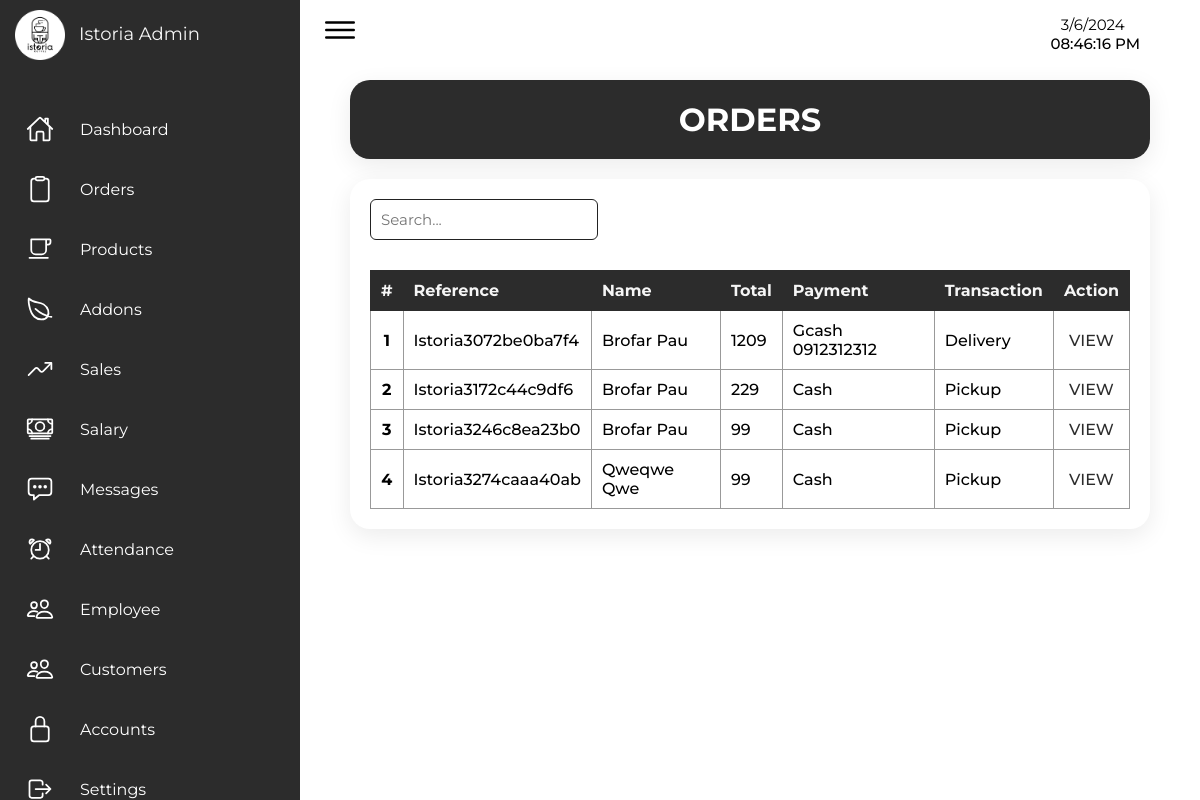
Page /Admin/admin_orders.php (signed in) on the earlier database version.
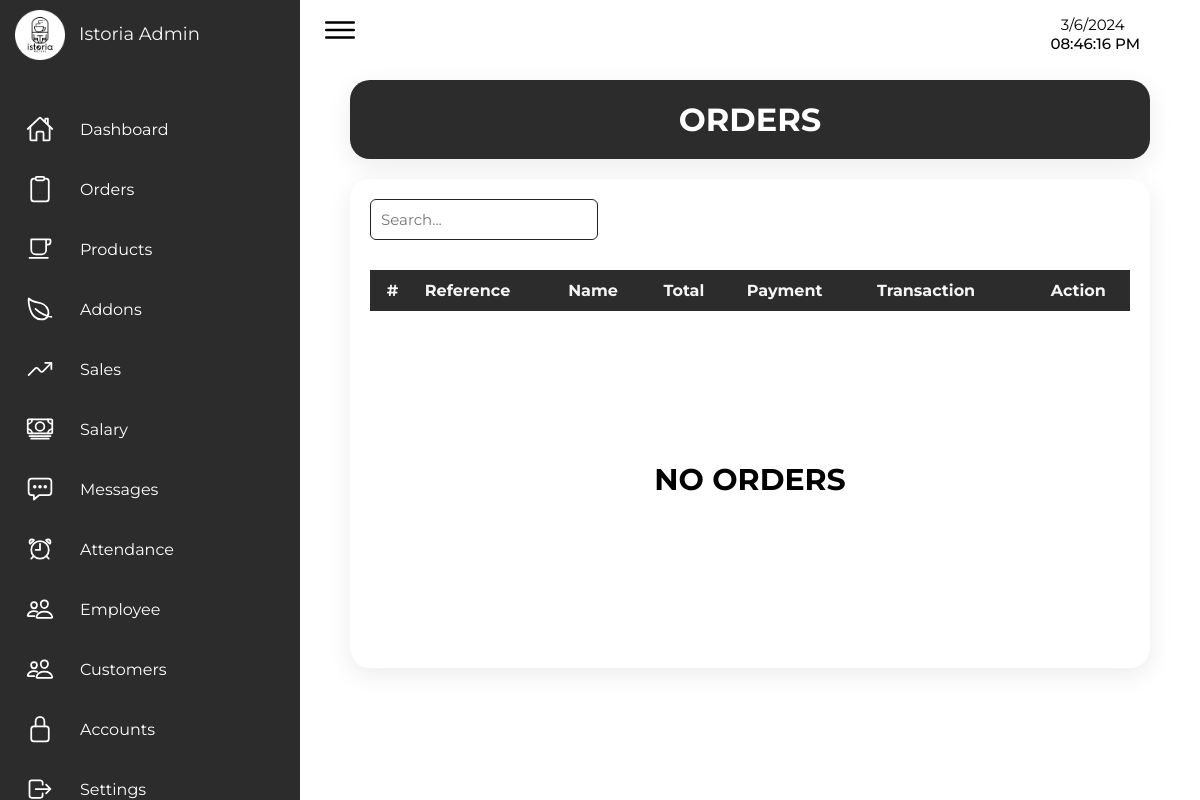
Same page on the later database version.
### tables this page shows
CREATE TABLE `orders` (
  `id` int(255) NOT NULL,
  `user_id` int(255) NOT NULL,
  `name` varchar(255) NOT NULL,
  `product` varchar(255) NOT NULL,
  `size` varchar(255) NOT NULL,
  `type` varchar(255) NOT NULL,
  `addons` varchar(255) NOT NULL,
  `info` varchar(255) NOT NULL,
  `contact` varchar(255) NOT NULL,
  `note` varchar(255) NOT NULL,
  `payment` varchar(255) NOT NULL,
  `total` int(255) NOT NULL,
  `date` varchar(255) NOT NULL,
  `status` varchar(255) NOT NULL DEFAULT 'pending',
  `transaction` varchar(255) NOT NULL,
  `reference` varchar(255) NOT NULL
);

### Admin/admin_orders.php (the view, shortened to what this page needs)
<?php
  include '../connection.php';
?>
<!DOCTYPE html>
<html lang="en">
  <head>
    <link rel="stylesheet" href="../Src/Styles/style_admin.css" />
  </head>
  <body>
    <div class="container">
    <?php include 'sidenav.php' ?>
      <div class="main">
        <div class="topbar">
          <div class="toggle">
            <ion-icon name="menu-outline"></ion-icon>
          </div>
          <?php include 'time.php' ?>
        </div>
        <div class="container-box title-box">
          <h1 class="orders-title">ORDERS</h1>
        </div>
        <div class="container-box">
        <input type="text" class="table-search-input" id="searchInput" placeholder="Search...">
          <table class="order-table" id="order-table">
            <thead>
              <tr>
                <th>#</th>
                <th>Reference</th>
                <th>Name</th>
                <th>Total</th>
                <th>Payment</th>
                <th>Transaction</th>
                <th>Action</th>
              </tr>
            </thead>
            <tbody>
            <?php
                $count = 0;
                $select_orders = mysqli_query($conn, "SELECT * FROM `orders`") or die ('query failed');
                if(mysqli_num_rows($select_orders)>0){
                    while($fetch_orders = mysqli_fetch_assoc($select_orders)){
                    $count++;
                ?>
                <tr>
                  <td><?php echo $count ?></td>
                  <td><?php echo $fetch_orders['reference'] ?></td>
                  <td><?php echo $fetch_orders['name'] ?></td>
                  <td><?php echo $fetch_orders['total'] ?></td>
                  <td><?php echo $fetch_orders['payment'] ?></td>
                  <td><?php echo $fetch_orders['transaction'] ?></td>
                  <td><a href="admin_order_viewpage.php?ref=<?php echo $fetch_orders['reference'] ?>">VIEW</a></td>
                </tr>
            <?php
                }
              }else{
                ?>
                <tr>
                  <td colspan="7" style="padding: 150px 0px; border:0px;">
                    <h1 style="font-size: 30px; text-align:center;">NO ORDERS</h1>
                  </td>
                </tr>
                <?php
              }
                ?>
            </tbody>
          </table>
        </div>
      </div>
    </div>
  </body>
</html>

Differences in the rows shown:
removed orders: reference "Istoria3072be0ba7f4", name "Brofar Pau", total "1209", payment "Gcash 0912312312", transaction "Delivery"
removed orders: reference "Istoria3172c44c9df6", name "Brofar Pau", total "229", payment "Cash", transaction "Pickup"
removed orders: reference "Istoria3246c8ea23b0", name "Brofar Pau", total "99", payment "Cash", transaction "Pickup"
removed orders: reference "Istoria3274caaa40ab", name "Qweqwe Qwe", total "99", payment "Cash", transaction "Pickup"
Other differences:
text now shown: "NO ORDERS"
